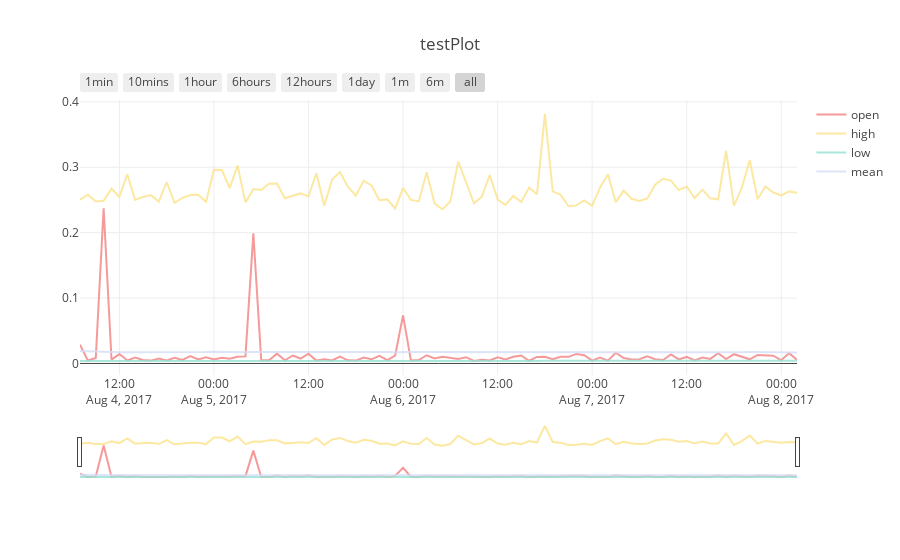

The notebook cell this image was saved under:
### Code cell
# timeseries_chart_OneDF
P.timeseries_chart_OneDF(chart_name='testPlot', 
                         df=machine_a_1H_resample['machine_a_1H_cpu_usage_resample'],
                         trace_1_name='open',
                         trace_2_name='high',
                         trace_3_name='low',
                         trace_4_name='mean')
